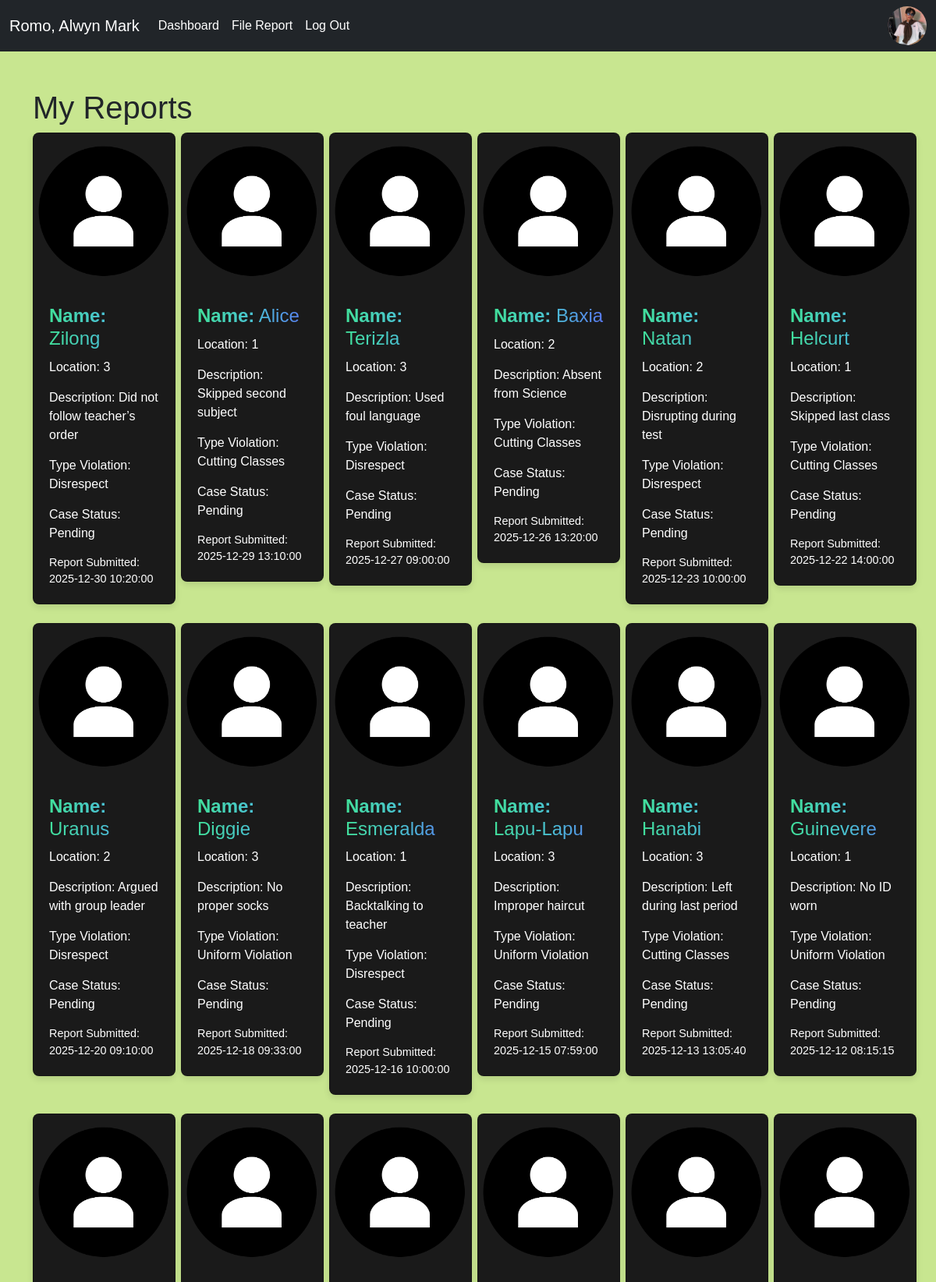
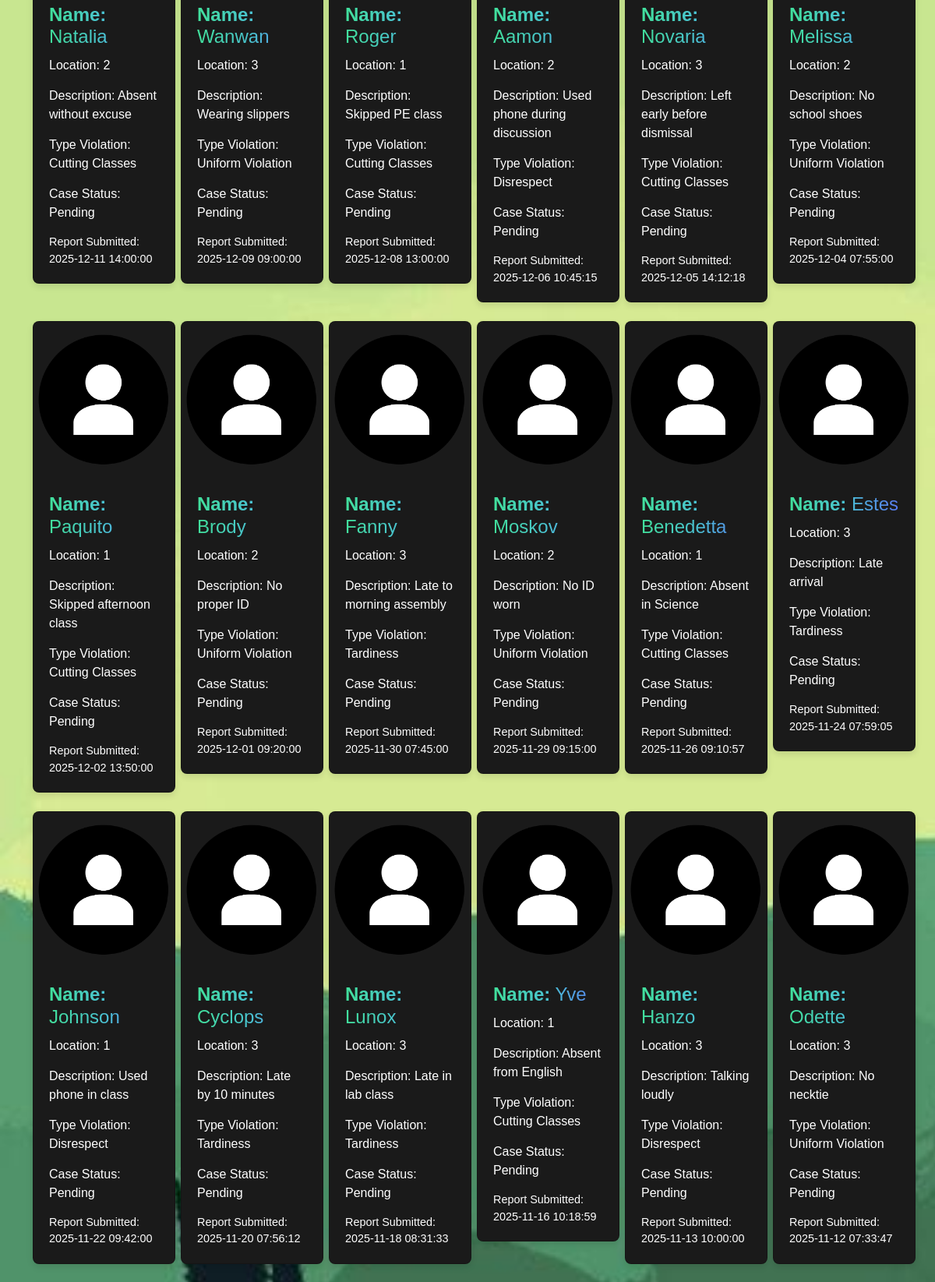
Page /teacher/teacher_dashboard.php (signed in, upper part) on the committed database (2 pictures, top to bottom).
### tables this page shows
CREATE TABLE `violation` (
  `vi_id` int(11) NOT NULL,
  `person` varchar(33) NOT NULL,
  `location` varchar(33) NOT NULL,
  `typeviolation` varchar(33) NOT NULL,
  `description` varchar(33) NOT NULL,
  `evidence` varchar(333) NOT NULL,
  `reportedBy` varchar(33) NOT NULL,
  `date` datetime DEFAULT current_timestamp(),
  `status_id` int(11) DEFAULT NULL
);

CREATE TABLE `violationstatus` (
  `status_id` int(11) NOT NULL,
  `vio_stats` varchar(33) NOT NULL
);

### teacher/teacher_dashboard.php (the view, shortened to what this page needs)
<?php
include '../config/db_connect.php';
$current_user_id = $_SESSION['user_id'];
mysqli_query($conn, "UPDATE users SET last_activity = CURRENT_TIMESTAMP WHERE id = $current_user_id");
$name = $_SESSION['user_name'];
$profile = $_SESSION['profile'];
$sql = "SELECT * FROM violation  JOIN violationstatus ON violation.status_id = violationstatus.status_id
WHERE  reportedBy='$name'ORDER BY date DESC;
";
$result = mysqli_query($conn, $sql);
?>
<!DOCTYPE html>
<html lang="en">
<head>
  <link href="https://cdn.jsdelivr.net/npm/bootstrap@5.3.8/dist/css/bootstrap.min.css" rel="stylesheet"
>
  <link href="../assets/bootstrap-5.3.3-dist/css/bootstrap.min.css" rel="stylesheet">
</head>
<body>
  <nav class="navbar navbar-expand-lg bg-dark">
    <div class="container-fluid">
      <a class="navbar-brand" href="#" style="color:white"><?php echo htmlspecialchars($name) ?></a>
      <div class="collapse navbar-collapse" id="navbarScroll">
        <ul class="navbar-nav me-auto">
          <li class="nav-item">
            <a class="nav-link" href="teacher_dashboard.php" style="color:white">Dashboard</a>
          </li>
          <li class="nav-item">
            <a class="nav-link active" href="report_violation.php" style="color:white">File Report</a>
          </li>
          <li class="nav-item">
            <a class="nav-link" href="../logout.php" style="color:white">Log Out</a>
          </li>
        </ul>
        <div class="d-flex">
          <img src="<?php echo htmlspecialchars($profile) ?>"
            style="height: 50px; width: 50px; object-fit: cover; border-radius: 50%">
        </div>
      </div>
    </div>
  </nav>
  <div class="container my-5">
    <h1>My Reports</h1>
    <div class="row g-4">
      <?php if (mysqli_num_rows($result) > 0): ?>
        <?php while ($row = mysqli_fetch_assoc($result)): ?>
          <div class="col-12 col-sm-6 col-md-4 col-lg-3 col-xl-2">
            <div class="card h-200">
              <img src="<?php echo $row['evidence']; ?>" alt="Evidence Image" class="card-image">
              <div class="card-content">
                <h2 class="card-title" style="background: linear-gradient(to right, #41E09B, #4AC2D2, #5979F2);
-webkit-background-clip: text;
-webkit-text-fill-color: transparent;"><b>Name:</b>     <?php echo $row['person']; ?></h2>
                <p class="card-description" style="color:white">Location: <?php echo $row['location']; ?></p>
                <p class="card-description" style="color:white">Description: <?php echo $row['description']; ?></p>
                <p class="card-description" style="color:white">Type Violation: <?php echo $row['typeviolation']; ?></p>
                <p class="card-description" style="color:white">Case Status: <?php echo $row['vio_stats']; ?></p>
                <p class="card-more" style="color:white">Report Submitted: <?php echo $row['date']; ?></p>
              </div>
            </div>
          </div>
        <?php endwhile; ?>
      <?php else: ?>
        <p class="text-center text-muted">No reports found.</p>
      <?php endif; ?>
    </div>
  </div>
</body>
</html>

### teacher/teacher_dashboard.php (style rules this page uses)
body { font-family: Arial, sans-serif; margin: 0; background-color: rgb(26, 26, 26); background: url(../img/bg.jpg); background-repeat: no-repeat; background-attachment: fixed; background-size: cover; }
.card { background-color: rgba(26, 26, 26, 1); border-radius: 8px; box-shadow: 0 4px 8px rgba(0, 0, 0, 0.1); overflow: hidden; max-width: 400px; width: 110%; transition: transform 0.3s ease; }
.card-image { width: 100%; height: 200px; object-fit: cover; }
.card-content { padding: 20px; }
.card-title { font-size: 1.5em; margin: 0 0 10px 0; color: #333; }
.card-description { font-size: 1em; color: #666; margin: 0 0 15px 0; line-height: 1.5; }
.card-more { font-size: 0.9em; color: #999; margin: 0; }

### rows in the picture
violation: evidence (placeholder picture), person "Zilong", location "3", description "Did not follow teacher’s order", typeviolation "Disrespect", status.vio_stats "Pending", date "2025-12-30 10:20:00"
violation: evidence (placeholder picture), person "Alice", location "1", description "Skipped second subject", typeviolation "Cutting Classes", status.vio_stats "Pending", date "2025-12-29 13:10:00"
violation: evidence (placeholder picture), person "Terizla", location "3", description "Used foul language", typeviolation "Disrespect", status.vio_stats "Pending", date "2025-12-27 09:00:00"
violation: evidence (placeholder picture), person "Baxia", location "2", description "Absent from Science", typeviolation "Cutting Classes", status.vio_stats "Pending", date "2025-12-26 13:20:00"
violation: evidence (placeholder picture), person "Natan", location "2", description "Disrupting during test", typeviolation "Disrespect", status.vio_stats "Pending", date "2025-12-23 10:00:00"
violation: evidence (placeholder picture), person "Helcurt", location "1", description "Skipped last class", typeviolation "Cutting Classes", status.vio_stats "Pending", date "2025-12-22 14:00:00"
violation: evidence (placeholder picture), person "Uranus", location "2", description "Argued with group leader", typeviolation "Disrespect", status.vio_stats "Pending", date "2025-12-20 09:10:00"
violation: evidence (placeholder picture), person "Diggie", location "3", description "No proper socks", typeviolation "Uniform Violation", status.vio_stats "Pending", date "2025-12-18 09:33:00"
violation: evidence (placeholder picture), person "Esmeralda", location "1", description "Backtalking to teacher", typeviolation "Disrespect", status.vio_stats "Pending", date "2025-12-16 10:00:00"
violation: evidence (placeholder picture), person "Lapu-Lapu", location "3", description "Improper haircut", typeviolation "Uniform Violation", status.vio_stats "Pending", date "2025-12-15 07:59:00"
violation: evidence (placeholder picture), person "Hanabi", location "3", description "Left during last period", typeviolation "Cutting Classes", status.vio_stats "Pending", date "2025-12-13 13:05:40"
violation: evidence (placeholder picture), person "Guinevere", location "1", description "No ID worn", typeviolation "Uniform Violation", status.vio_stats "Pending", date "2025-12-12 08:15:15"
violation: evidence (placeholder picture), person "Natalia", location "2", description "Absent without excuse", typeviolation "Cutting Classes", status.vio_stats "Pending", date "2025-12-11 14:00:00"
violation: evidence (placeholder picture), person "Wanwan", location "3", description "Wearing slippers", typeviolation "Uniform Violation", status.vio_stats "Pending", date "2025-12-09 09:00:00"
violation: evidence (placeholder picture), person "Roger", location "1", description "Skipped PE class", typeviolation "Cutting Classes", status.vio_stats "Pending", date "2025-12-08 13:00:00"
violation: evidence (placeholder picture), person "Aamon", location "2", description "Used phone during discussion", typeviolation "Disrespect", status.vio_stats "Pending", date "2025-12-06 10:45:15"
violation: evidence (placeholder picture), person "Novaria", location "3", description "Left early before dismissal", typeviolation "Cutting Classes", status.vio_stats "Pending", date "2025-12-05 14:12:18"
violation: evidence (placeholder picture), person "Melissa", location "2", description "No school shoes", typeviolation "Uniform Violation", status.vio_stats "Pending", date "2025-12-04 07:55:00"
violation: evidence (placeholder picture), person "Paquito", location "1", description "Skipped afternoon class", typeviolation "Cutting Classes", status.vio_stats "Pending", date "2025-12-02 13:50:00"
violation: evidence (placeholder picture), person "Brody", location "2", description "No proper ID", typeviolation "Uniform Violation", status.vio_stats "Pending", date "2025-12-01 09:20:00"
violation: evidence (placeholder picture), person "Fanny", location "3", description "Late to morning assembly", typeviolation "Tardiness", status.vio_stats "Pending", date "2025-11-30 07:45:00"
violation: evidence (placeholder picture), person "Moskov", location "2", description "No ID worn", typeviolation "Uniform Violation", status.vio_stats "Pending", date "2025-11-29 09:15:00"
violation: evidence (placeholder picture), person "Benedetta", location "1", description "Absent in Science", typeviolation "Cutting Classes", status.vio_stats "Pending", date "2025-11-26 09:10:57"
violation: evidence (placeholder picture), person "Estes", location "3", description "Late arrival", typeviolation "Tardiness", status.vio_stats "Pending", date "2025-11-24 07:59:05"
violation: evidence (placeholder picture), person "Johnson", location "1", description "Used phone in class", typeviolation "Disrespect", status.vio_stats "Pending", date "2025-11-22 09:42:00"
violation: evidence (placeholder picture), person "Cyclops", location "3", description "Late by 10 minutes", typeviolation "Tardiness", status.vio_stats "Pending", date "2025-11-20 07:56:12"
violation: evidence (placeholder picture), person "Lunox", location "3", description "Late in lab class", typeviolation "Tardiness", status.vio_stats "Pending", date "2025-11-18 08:31:33"
violation: evidence (placeholder picture), person "Yve", location "1", description "Absent from English", typeviolation "Cutting Classes", status.vio_stats "Pending", date "2025-11-16 10:18:59"
violation: evidence (placeholder picture), person "Hanzo", location "3", description "Talking loudly", typeviolation "Disrespect", status.vio_stats "Pending", date "2025-11-13 10:00:00"
violation: evidence (placeholder picture), person "Odette", location "3", description "No necktie", typeviolation "Uniform Violation", status.vio_stats "Pending", date "2025-11-12 07:33:47"

### other values in the picture
$name "Romo, Alwyn Mark"
